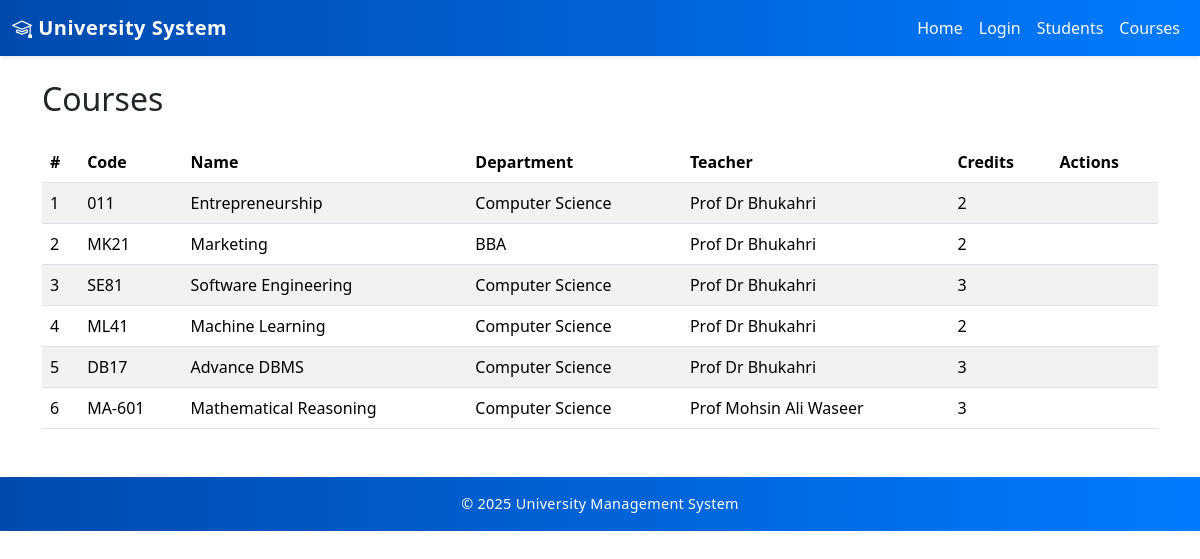
The app's page /courses/, older data.
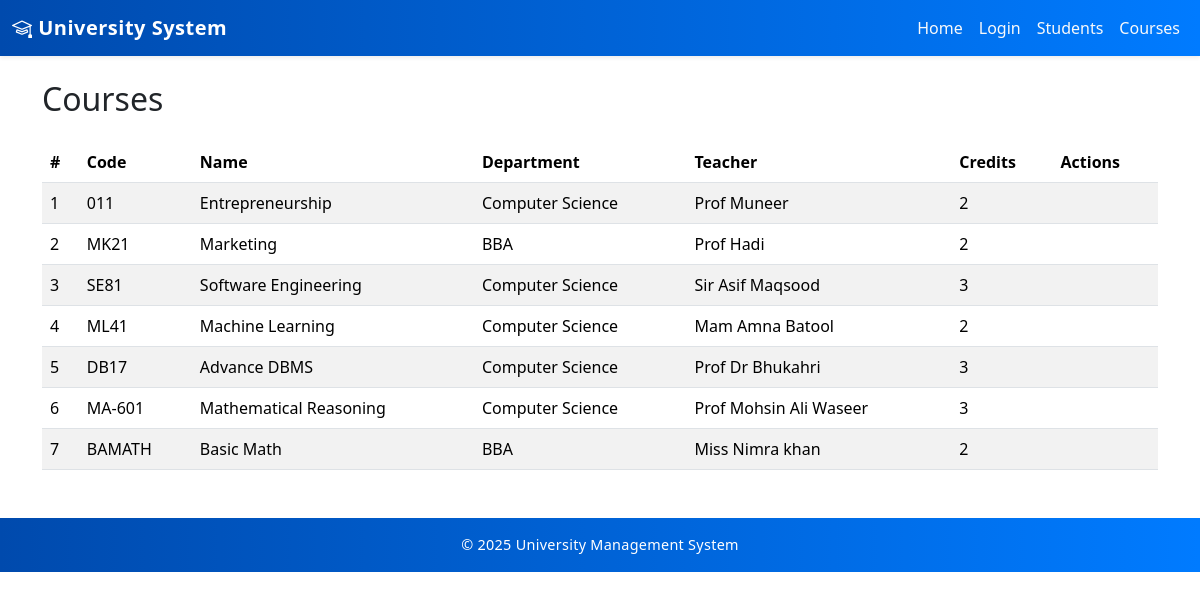
The same page, newer data.
### core/models.py (models this page shows, shortened)
class Course(models.Model):
    name = models.CharField(max_length=100)
    code = models.CharField(max_length=20, unique=True)
    description = models.TextField(blank=True, null=True)
    credits = models.PositiveIntegerField()
    department = models.ForeignKey(Department, on_delete=models.CASCADE, related_name="courses")
    teacher = models.ForeignKey(Teacher, on_delete=models.SET_NULL, null=True, blank=True, related_name="courses")

class Department(models.Model):
    name = models.CharField(max_length=100, unique=True)
    code = models.CharField(max_length=20, unique=True)
    description = models.TextField(blank=True, null=True)

class Teacher(models.Model):
    user = models.OneToOneField(
        settings.AUTH_USER_MODEL,
        null=True,
        blank=True,
        on_delete=models.SET_NULL,
        related_name='teacher_profile'
    )
    teacher_id = models.CharField(max_length=20, unique=True, blank=True, null=True)
    first_name = models.CharField(max_length=50)
    last_name  = models.CharField(max_length=50)
    email      = models.EmailField(unique=True)
    department = models.ForeignKey(Department, on_delete=models.SET_NULL, null=True, blank=True, related_name="teachers")
    hire_date  = models.DateField(default=timezone.now)
    profile_image = models.ImageField(upload_to='profiles/', null=True, blank=True)
    QUALIFICATION_CHOICES = [
        ('BS', 'BS / Bachelor'),
        ('MS', 'MS / Master'),
        ('MPhil', 'MPhil'),
        ('PhD', 'PhD'),
        ('Other', 'Other'),
    ]
    qualification = models.CharField(max_length=50, choices=QUALIFICATION_CHOICES, null=True, blank=True)
    specialization = models.CharField(max_length=100, null=True, blank=True)
    bio = models.TextField(blank=True, null=True)
    experience_years = models.PositiveIntegerField(default=0, help_text="Years of teaching experience")
    contact_number = models.CharField(max_length=20, blank=True, null=True)

### core/views.py (the view)
# urls.py: path('courses/', views.CourseListView.as_view(), name='courses_list'),
class CourseListView(ListView):
    model = Course
    template_name = 'core/courses/list.html'
    context_object_name = 'courses'

### templates/core/courses/list.html (shortened to what this page needs)
{% extends 'base.html' %}
{% block content %}
<div class="d-flex justify-content-between mb-3">
  <h2>Courses</h2>
</div>
<table class="table table-striped">
  <thead>
    <tr>
      <th>#</th>
      <th>Code</th>
      <th>Name</th>
      <th>Department</th>
      <th>Teacher</th>
      <th>Credits</th>
      <th>Actions</th>
    </tr>
  </thead>
  <tbody>
    {% for course in courses %}
    <tr>
      <td>{{ forloop.counter }}</td>
      <td>{{ course.code }}</td>
      <td>{{ course.name }}</td>
      <td>{{ course.department.name }}</td>
      <td>
        {% if course.teacher %}
          {{ course.teacher.first_name }} {{ course.teacher.last_name }}
        {% else %}
          &mdash;
        {% endif %}
      </td>
      <td>{{ course.credits }}</td>
      <td>
      </td>
    </tr>
    {% empty %}
    <tr>
      <td colspan="7">No courses yet.</td>
    </tr>
    {% endfor %}
  </tbody>
</table>
{% endblock %}

### templates/base.html (shortened to what this page needs)
{% load static %}
<!DOCTYPE html>
<html lang="en">
<head>
  <link rel="stylesheet" href="{% static 'css/style.css' %}">
  <link rel="stylesheet" href="{% static 'css/admin.css' %}">
  <link href="https://cdn.jsdelivr.net/npm/bootstrap@5.3.3/dist/css/bootstrap.min.css" rel="stylesheet">
  <link href="https://cdn.jsdelivr.net/npm/bootstrap-icons@1.11.3/font/bootstrap-icons.css" rel="stylesheet">
</head>
<body>
  <nav class="navbar navbar-expand-lg navbar-dark shadow-sm">
    <div class="container-fluid">
      <a class="navbar-brand fw-bold" href="{% url 'home' %}">
        <i class="bi bi-mortarboard"></i> University System
      </a>
      <div class="collapse navbar-collapse" id="navbarNav">
        <ul class="navbar-nav ms-auto">
          <li class="nav-item">
            <a class="nav-link" href="{% url 'home' %}">Home</a>
          </li>
          {% if user.is_authenticated %}
            <li class="nav-item">
              <a class="nav-link" href="{% url 'profile' %}">
                {{ user.username }}
              </a>
            </li>
            <li class="nav-item">
              <form method="post" action="{% url 'logout' %}" class="d-inline">
                {% csrf_token %}
                <button type="submit" class="nav-link btn btn-link text-decoration-none" style="color:inherit;">
                  Logout
                </button>
              </form>
            </li>
            {% if user.profile.role|lower == 'admin' %}
              <li class="nav-item"><a class="nav-link" href="{% url 'register' %}">Register</a></li>
              <li class="nav-item"><a class="nav-link" href="{% url 'admin_dashboard' %}">Dashboard</a></li>
              <li class="nav-item"><a class="nav-link" href="{% url 'fee_list' %}">Fees</a></li>
              <li class="nav-item"><a class="nav-link" href="{% url 'students_list' %}">Students</a></li>
              <li class="nav-item"><a class="nav-link" href="{% url 'teachers_list' %}">Teachers</a></li>
              <li class="nav-item"><a class="nav-link" href="{% url 'courses_list' %}">Courses</a></li>
              <li class="nav-item"><a class="nav-link" href="{% url 'department_list' %}">Departments</a></li>
              <li class="nav-item"><a class="nav-link" href="{% url 'enrollments_list' %}">Enrollments</a></li>
            {% elif user.profile.role|lower == 'teacher' %}
              <li class="nav-item"><a class="nav-link" href="{% url 'teacher_dashboard' %}">Dashboard</a></li>
              <li class="nav-item"><a class="nav-link" href="{% url 'students_list' %}">Students</a></li>
              <li class="nav-item"><a class="nav-link" href="{% url 'courses_list' %}">Courses</a></li>
            {% elif user.profile.role|lower == 'student' %}
              <li class="nav-item"><a class="nav-link" href="{% url 'student_dashboard' %}">Dashboard</a></li>
              <li class="nav-item"><a class="nav-link" href="{% url 'my_fee' %}">My Fees</a></li>
              <li class="nav-item"><a class="nav-link" href="{% url 'courses_list' %}">Courses</a></li>
            {% endif %}
          {% else %}
            <li class="nav-item"><a class="nav-link" href="{% url 'login' %}">Login</a></li>
            <li class="nav-item"><a class="nav-link" href="{% url 'students_list' %}">Students</a></li>
            <li class="nav-item"><a class="nav-link" href="{% url 'courses_list' %}">Courses</a></li>
          {% endif %}
        </ul>
      </div>
    </div>
  </nav>
  <div class="container mt-4">
    {% block content %}{% endblock %}
  </div>
  <footer class="text-center py-3 mt-5">
    <p>&copy; 2025 University Management System
    </p>
  </footer>
</body>
</html>

### static/css/style.css (style rules this page uses)
body { font-family: 'Poppins', sans-serif; background-color: #f4f6f9; color: #333; margin: 0; padding: 0; overflow-x: hidden; }
h1, h2, h3, h4, h5 { font-weight: 600; color: #003366; }
a { text-decoration: none; transition: 0.3s ease; }

### templates/base.html (style rules this page uses)
.navbar { background: linear-gradient(90deg, #004aad, #007bff); }
.navbar .navbar-brand { font-weight: 700; letter-spacing: 0.5px; }
.navbar .nav-link { color: #f8f9fa !important; transition: all 0.3s ease-in-out; }
footer { background: linear-gradient(90deg, #004aad, #007bff); color: white; font-size: 0.9rem; }
footer p { margin: 0; letter-spacing: 0.3px; }

Row changes from the older to the newer data that the page shows:
changed Course "Entrepreneurship": teacher.last_name "Dr Bhukahri" → "Muneer"
changed Course "MK21": teacher.last_name "Dr Bhukahri" → "Hadi"
changed Course "SE81": teacher.first_name "Prof" → "Sir Asif"; teacher.last_name "Dr Bhukahri" → "Maqsood"
changed Course "ML41": teacher.first_name "Prof" → "Mam Amna"; teacher.last_name "Dr Bhukahri" → "Batool"
added Course: code "BAMATH", name "Basic Math", department.name "BBA", teacher.first_name "Miss Nimra", teacher.last_name "khan", credits "2"
